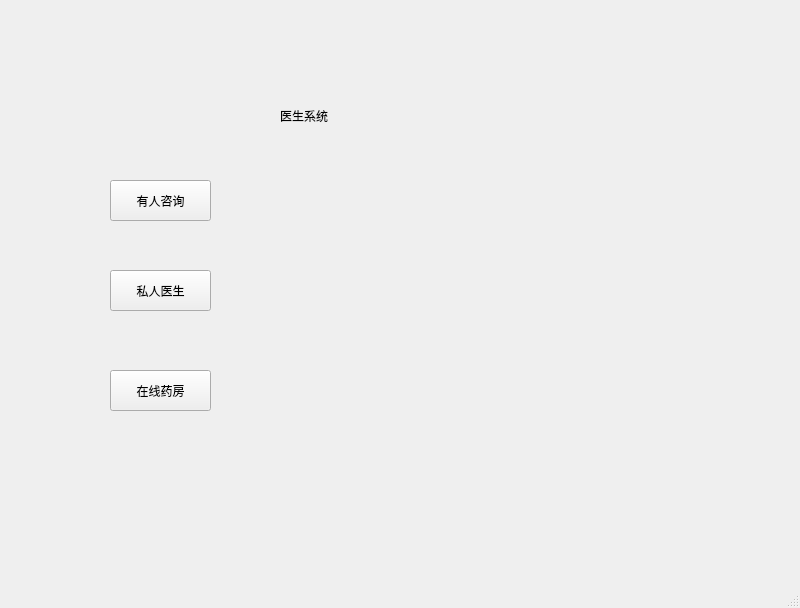
<?xml version="1.0" encoding="UTF-8"?>
<ui version="4.0">
 <class>MainWindow</class>
 <widget class="QMainWindow" name="MainWindow">
  <property name="geometry">
   <rect>
    <x>0</x>
    <y>0</y>
    <width>800</width>
    <height>608</height>
   </rect>
  </property>
  <property name="windowTitle">
   <string>MainWindow</string>
  </property>
  <widget class="QWidget" name="centralwidget">
   <widget class="QPushButton" name="pushButton">
    <property name="geometry">
     <rect>
      <x>110</x>
      <y>180</y>
      <width>101</width>
      <height>41</height>
     </rect>
    </property>
    <property name="text">
     <string>有人咨询</string>
    </property>
   </widget>
   <widget class="QPushButton" name="pushButton_3">
    <property name="geometry">
     <rect>
      <x>110</x>
      <y>370</y>
      <width>101</width>
      <height>41</height>
     </rect>
    </property>
    <property name="text">
     <string>在线药房</string>
    </property>
   </widget>
   <widget class="QPushButton" name="pushButton_2">
    <property name="geometry">
     <rect>
      <x>110</x>
      <y>270</y>
      <width>101</width>
      <height>41</height>
     </rect>
    </property>
    <property name="text">
     <string>私人医生</string>
    </property>
   </widget>
   <widget class="QLabel" name="label">
    <property name="geometry">
     <rect>
      <x>280</x>
      <y>90</y>
      <width>281</width>
      <height>51</height>
     </rect>
    </property>
    <property name="text">
     <string>医生系统</string>
    </property>
   </widget>
   <widget class="QLabel" name="label_2">
    <property name="geometry">
     <rect>
      <x>450</x>
      <y>280</y>
      <width>54</width>
      <height>12</height>
     </rect>
    </property>
    <property name="text">
     <string/>
    </property>
   </widget>
  </widget>
  <widget class="QMenuBar" name="menubar">
   <property name="geometry">
    <rect>
     <x>0</x>
     <y>0</y>
     <width>800</width>
     <height>23</height>
    </rect>
   </property>
  </widget>
  <widget class="QStatusBar" name="statusbar"/>
 </widget>
 <resources/>
 <connections/>
</ui>
